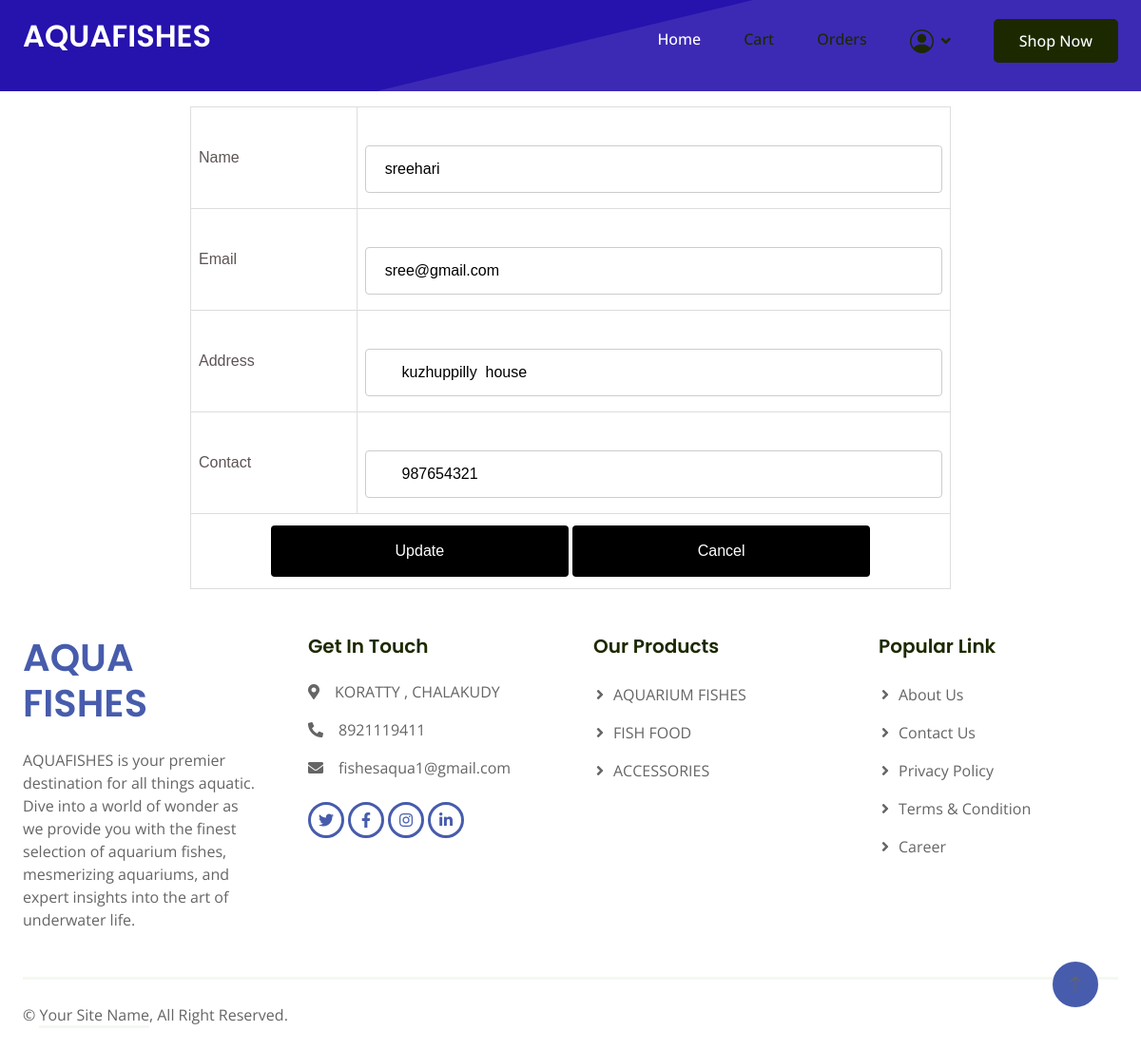
The app's page /User/EditProfile.php (signed in) with its own data.
### tables this page shows
CREATE TABLE `tbl_user` (
  `user_id` int(11) NOT NULL,
  `user_name` varchar(50) NOT NULL,
  `user_address` varchar(50) NOT NULL,
  `place_id` int(11) NOT NULL,
  `user_contact` varchar(12) NOT NULL,
  `user_email` text NOT NULL,
  `user_password` text NOT NULL,
  `user_delivery_address` varchar(100) NOT NULL,
  `user_doj` varchar(50) NOT NULL
);

### User/EditProfile.php (the view, shortened to what this page needs)
<?php
include('../Assets/Connection/Connection.php');
include("Head.php");
$selQry="select * from tbl_user where user_id='".$_SESSION['uid']."'";
$result=$conn->query($selQry);
$data=$result->fetch_assoc();
	?>
<!DOCTYPE html PUBLIC "-//W3C//DTD XHTML 1.0 Transitional//EN" "http://www.w3.org/TR/xhtml1/DTD/xhtml1-transitional.dtd">
<html xmlns="http://www.w3.org/1999/xhtml">
<head>
<link href="../Assets/Template/Form.css" rel="stylesheet">
</head>
<body>
  <div id="tab"  >
<form id="form2" name="form2" method="post" action="">
<table  border="1" align="center" >
  <tr>
    <td >Name</td>
    <td >
      <input type="text" name="txt_name" id="txt_name" required="required"  autocomplete="off" value="<?php echo $data['user_name'] ?>  " />
    </form></td>
  <tr>
    <td>Email</td>
    <td>
      <input type="text" name="txt_email" id="txt_email" required="required"  autocomplete="off" value="<?php echo $data['user_email'] ?>  "/>
    </td>
  </tr>
  <tr>
    <td>Address</td>
    <td>
    <input type="text" name="txt_address" id="txt_address"  required="required"  autocomplete="off" value= " <?php echo $data['user_address'] ?>  "/>
    </td>
  </tr>
  <tr>
    <td>Contact</td>
    <td>
      <input type="text" name="txt_contact" id="txt_contact" required="required"  autocomplete="off" value= " <?php echo $data['user_contact'] ?>  "/>
    </td>
  </tr>
  <tr>
    <td colspan="2">
      <div align="center">
        <input type="submit" name="btn_submit" id="btn_submit" value="Update"   />
        <input type="reset" name="btn_reset" id="btn_reset" value="Cancel"  />
      </div>
    </td>
  </tr>
  </div>
</body>
<?php
include("Foot.php");
?>
</html>

### Assets/Template/Form.css (style rules this page uses)
#tab { font-family: "Trebuchet MS", Arial, Helvetica, sans-serif; border-collapse: collapse; width: 100%; }
#tab form { min-width: 800px !important; }
#tab table { min-width: 800px !important; }
#tab td, #tab th { border: 1px solid #ddd; padding: 8px; color: rgb(94, 84, 84); }
input[type=text],[type=password],[type=email],[type=date], select { width: 100%; padding: 12px 20px; margin: 8px 0; display: inline-block; border: 1px solid #ccc; border-radius: 4px; box-sizing: border-box; }
input[type=submit] { width: 40%; background-color: black; color: white; padding: 15px; margin: 4px 0; border: none; border-radius: 4px; cursor: pointer; }
input[type=reset] { width: 40%; background-color: black; color: white; padding: 15px; margin: 4px 0; border: none; border-radius: 4px; cursor: pointer; }

### records on screen
tbl_user: txt_name "sreehari", txt_email "sree@gmail.com", txt_address "kuzhuppilly house", txt_contact "987654321"
